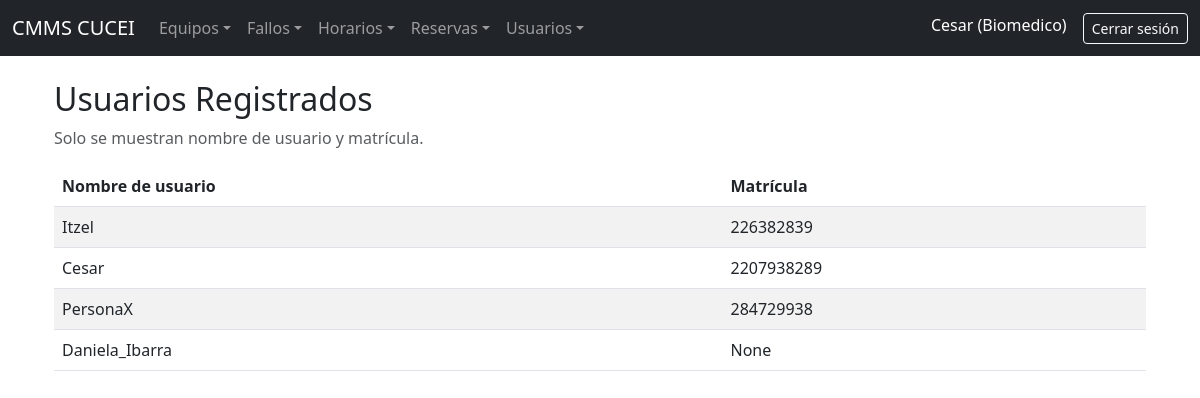
Screenshot of /usuarios/ver-biomedico/ (signed in) with the database file from the repository.
### CMMS_Lab/models.py (models this page shows, shortened)
class PerfilUsuario(models.Model):
    user = models.OneToOneField(User, on_delete=models.CASCADE)
    rol = models.CharField(max_length=20, choices=[
        ('estudiante', 'Estudiante'),
        ('biomedico', 'Biomedico'),
        ('admin_sistema', 'Administrador del sistema'),
    ])
    matricula = models.CharField(max_length=20, blank=True, null=True)
    telefono = models.CharField(max_length=15, blank=True, null=True)
    especialidad = models.CharField(max_length=100, blank=True, null=True)

### CMMS_Lab/views.py (the view)
# urls.py: path('usuarios/ver-biomedico/', views.ver_usuarios_biomedico, name='ver_usuarios_biomedico'),
@login_required
def ver_usuarios_biomedico(request):
    if request.user.perfilusuario.rol != 'biomedico':
        return redirect('dashboard')
    perfiles = PerfilUsuario.objects.select_related('user')
    return render(request, 'usuarios/ver_limitado.html', {'perfiles': perfiles})

### CMMS_Lab/templates/usuarios/ver_limitado.html
{% extends 'base.html' %}
{% block content %}
<div class="container mt-4">
    <h2>Usuarios Registrados</h2>
    <p class="text-muted">Solo se muestran nombre de usuario y matrícula.</p>
    <table class="table table-striped mt-3">
        <thead>
            <tr>
                <th>Nombre de usuario</th>
                <th>Matrícula</th>
            </tr>
        </thead>
        <tbody>
            {% for perfil in perfiles %}
            <tr>
                <td>{{ perfil.user.username }}</td>
                <td>{{ perfil.matricula }}</td>
            </tr>
            {% endfor %}
        </tbody>
    </table>
</div>
{% endblock %}

### CMMS_Lab/templates/base.html (shortened to what this page needs)
<!DOCTYPE html>
<html lang="es">
<head>
    <link href="https://cdn.jsdelivr.net/npm/bootstrap@5.3.0/dist/css/bootstrap.min.css" rel="stylesheet">
</head>
<body>
    <nav class="navbar navbar-expand-lg navbar-dark bg-dark">
        <div class="container-fluid">
            <a class="navbar-brand" href="{% url 'dashboard' %}">CMMS CUCEI</a>
            <div class="collapse navbar-collapse" id="navbarCMMS">
                {% if user.is_authenticated %}
                    {% with rol=user.perfilusuario.rol %}
                    <ul class="navbar-nav me-auto mb-2 mb-lg-0">
                        <li class="nav-item dropdown">
                            <a class="nav-link dropdown-toggle" href="#" data-bs-toggle="dropdown">Equipos</a>
                        </li>
                        <li class="nav-item dropdown">
                            <a class="nav-link dropdown-toggle" href="#" data-bs-toggle="dropdown">Fallos</a>
                        </li>
                        {% if rol != 'estudiante' %}
                        <li class="nav-item dropdown">
                            <a class="nav-link dropdown-toggle" href="#" data-bs-toggle="dropdown">Horarios</a>
                        </li>
                        {% endif %}
                        {% if rol in 'admin_sistema' or rol == 'biomedico' %}
                        <li class="nav-item dropdown">
                            <a class="nav-link dropdown-toggle" href="#" data-bs-toggle="dropdown">Reservas</a>
                        </li>
                        {% endif %}
                        <li class="nav-item dropdown">
                            <a class="nav-link dropdown-toggle" href="#" data-bs-toggle="dropdown">Usuarios</a>
                        </li>
                    </ul>
                    <ul class="navbar-nav ms-auto">
                        <li class="nav-item">
                            <span class="navbar-text text-white me-3">
                                {{ user.username }} ({{ rol|title }})
                            </span>
                        </li>
                        <li class="nav-item">
                            <a class="btn btn-outline-light btn-sm" href="{% url 'logout' %}">Cerrar sesión</a>
                        </li>
                    </ul>
                    {% endwith %}
                {% else %}
                    <ul class="navbar-nav ms-auto">
                        <li class="nav-item">
                            <a class="btn btn-outline-light" href="{% url 'login' %}">Iniciar sesión</a>
                        </li>
                    </ul>
                {% endif %}
            </div>
        </div>
    </nav>
    <div class="container mt-4">
        {% block content %}
        {% endblock %}
    </div>
</body>
</html>

### rows the page displays
PerfilUsuario: rol "Biomedico", user.username "Cesar", matricula "2207938289"
PerfilUsuario: user.username "Itzel", matricula "226382839"
PerfilUsuario: user.username "PersonaX", matricula "284729938"
PerfilUsuario: user.username "Daniela_Ibarra", matricula "None"

### other values shown
{{ user.username }} "Cesar"
